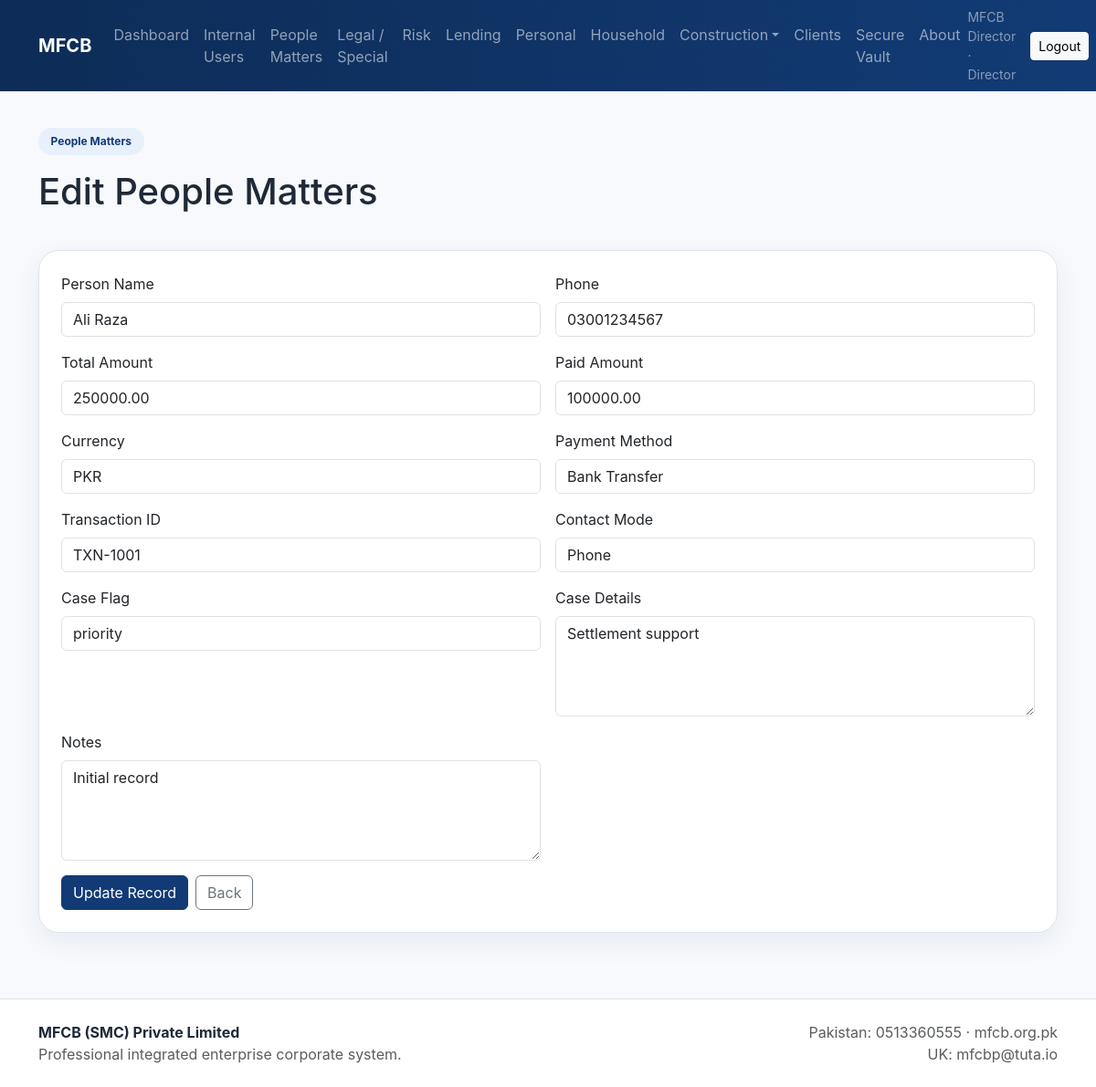
Page /module/people/1/edit (signed in) on the committed database.
### app.py (models this page shows, shortened)
class User(db.Model):
    id = db.Column(db.Integer, primary_key=True)
    full_name = db.Column(db.String(150), nullable=False)
    username = db.Column(db.String(80), unique=True, nullable=False, index=True)
    password_hash = db.Column(db.String(255), nullable=False)
    role = db.Column(db.String(30), nullable=False)
    is_active = db.Column(db.Boolean, default=True)
    client_profile_id = db.Column(db.Integer, db.ForeignKey("client_profile.id"), nullable=True)
    client_profile = db.relationship("ClientProfile", foreign_keys=[client_profile_id], backref="account_user", uselist=False)

class BaseRecordMixin:
    id = db.Column(db.Integer, primary_key=True)
    created_by = db.Column(db.String(80), nullable=False)
    submitted_at = db.Column(db.DateTime, nullable=True)
    is_locked = db.Column(db.Boolean, default=False)
    created_at = db.Column(db.DateTime, default=now_utc)

class PeopleMatter(db.Model, BaseRecordMixin):
    person_name = db.Column(db.String(120), nullable=False)
    phone = db.Column(db.String(50), default="")
    total_amount = db.Column(db.Numeric(12,2), default=0)
    paid_amount = db.Column(db.Numeric(12,2), default=0)
    remaining_amount = db.Column(db.Numeric(12,2), default=0)
    currency = db.Column(db.String(20), default="PKR")
    payment_method = db.Column(db.String(50), default="")
    transaction_id = db.Column(db.String(100), default="")
    contact_mode = db.Column(db.String(50), default="")
    case_flag = db.Column(db.String(80), default="")
    case_details = db.Column(db.Text, default="")
    notes = db.Column(db.Text, default="")
    status = db.Column(db.String(30), default="pending")

### app.py (the view)
@app.route("/module/<module_key>/<int:record_id>/edit", methods=["GET", "POST"])
@login_required
def module_edit(module_key, record_id):
    user = current_user()
    config = MODULES.get(module_key)
    if not config:
        abort(404)
    obj = config["model"].query.get_or_404(record_id)
    if not can_edit_record(user, obj):
        abort(403)
    if request.method == "POST":
        fill_model_from_form(obj, config["fields"])
        apply_module_logic(module_key, obj)
        db.session.commit()
        flash("Record updated.", "success")
        return redirect(url_for("module_list", module_key=module_key))
    return render_template("shared/module_form.html", module_key=module_key, config=config, record=obj, editing=True)

### app.py (called while the page is built)
def current_user():
    uid = session.get("user_id")
    if not uid:
        return None
    return User.query.get(uid)

@app.context_processor
def inject_globals():
    return {"current_user": current_user(), "MODULES": MODULES, "decimal_to_str": decimal_to_str, "attribute": getattr}

def login_required(fn):
    from functools import wraps
    @wraps(fn)
    def wrapper(*args, **kwargs):
        if not current_user():
            flash("Please sign in first.", "danger")
            return redirect(url_for("access_portal"))
        return fn(*args, **kwargs)
    return wrapper

def can_edit_record(user, record):
    if user.role == "director":
        return True
    return record.created_by == user.username and not record.is_locked

### templates/shared/module_form.html (shortened to what this page needs)
{% extends 'base.html' %}
{% block content %}
<section class="container">
  <div class="page-header">
    <span class="badge badge-soft">{{ config.nav_group }}</span>
    <h1 class="mt-3">{{ 'Edit' if editing else 'Create' }} {{ config.title }}</h1>
  </div>
  <div class="card soft-card">
    <div class="card-body">
      <form method="post" class="row g-3">
        {% for field_name, label, ftype in config.fields %}
        <div class="col-md-6">
          <label class="form-label">{{ label }}</label>
          {% if ftype == 'textarea' %}
            <textarea name="{{ field_name }}" class="form-control" rows="4">{{ attribute(record, field_name) or '' }}</textarea>
          {% else %}
            <input name="{{ field_name }}" type="{{ 'number' if ftype == 'number' else 'text' }}" step="0.01" class="form-control" value="{{ attribute(record, field_name) or '' }}">
          {% endif %}
        </div>
        {% endfor %}
        <div class="col-12 d-flex gap-2">
          <button class="btn btn-primary">{{ 'Update' if editing else 'Create' }} Record</button>
          <a href="{{ url_for('module_list', module_key=module_key) }}" class="btn btn-outline-secondary">Back</a>
        </div>
      </form>
    </div>
  </div>
</section>
{% endblock %}

### templates/base.html (shortened to what this page needs)
<!doctype html>
<html lang="en">
<head>
  <link href="https://cdn.jsdelivr.net/npm/bootstrap@5.3.3/dist/css/bootstrap.min.css" rel="stylesheet">
  <link href="{{ url_for('static', filename='css/style.css') }}" rel="stylesheet">
</head>
<body>
<nav class="navbar navbar-expand-lg navbar-dark mfcb-nav sticky-top">
  <div class="container">
    <a class="navbar-brand fw-bold" href="{{ url_for('home') }}">MFCB</a>
    <div class="collapse navbar-collapse" id="navbarsExample">
      {% if not current_user %}
      <ul class="navbar-nav me-auto mb-2 mb-lg-0">
        <li class="nav-item"><a class="nav-link" href="{{ url_for('home') }}">Home</a></li>
        <li class="nav-item"><a class="nav-link" href="{{ url_for('about') }}">About</a></li>
        <li class="nav-item"><a class="nav-link" href="{{ url_for('pakistan_real_estate') }}">Pakistan Real Estate</a></li>
        <li class="nav-item"><a class="nav-link" href="{{ url_for('pakistan_construction') }}">Pakistan Construction</a></li>
        <li class="nav-item"><a class="nav-link" href="{{ url_for('uk_real_estate_construction') }}">UK Real Estate & Construction</a></li>
        <li class="nav-item"><a class="nav-link" href="{{ url_for('projects') }}">Projects</a></li>
        <li class="nav-item"><a class="nav-link" href="{{ url_for('contact') }}">Contact</a></li>
        <li class="nav-item"><a class="nav-link" href="{{ url_for('access_portal') }}">Access Portal</a></li>
      </ul>
      {% else %}
      <ul class="navbar-nav me-auto mb-2 mb-lg-0">
        {% if current_user.role == 'director' %}
          <li class="nav-item"><a class="nav-link" href="{{ url_for('dashboard') }}">Dashboard</a></li>
          <li class="nav-item"><a class="nav-link" href="{{ url_for('internal_users') }}">Internal Users</a></li>
          <li class="nav-item"><a class="nav-link" href="{{ url_for('module_list', module_key='people') }}">People Matters</a></li>
          <li class="nav-item"><a class="nav-link" href="{{ url_for('module_list', module_key='legal') }}">Legal / Special</a></li>
          <li class="nav-item"><a class="nav-link" href="{{ url_for('module_list', module_key='risk') }}">Risk</a></li>
          <li class="nav-item"><a class="nav-link" href="{{ url_for('module_list', module_key='lending') }}">Lending</a></li>
          <li class="nav-item"><a class="nav-link" href="{{ url_for('module_list', module_key='personal') }}">Personal</a></li>
          <li class="nav-item"><a class="nav-link" href="{{ url_for('module_list', module_key='household') }}">Household</a></li>
          <li class="nav-item dropdown">
            <a class="nav-link dropdown-toggle" href="#" data-bs-toggle="dropdown">Construction</a>
          </li>
          <li class="nav-item"><a class="nav-link" href="{{ url_for('clients') }}">Clients</a></li>
          <li class="nav-item"><a class="nav-link" href="{{ url_for('secure_vault') }}">Secure Vault</a></li>
          <li class="nav-item"><a class="nav-link" href="{{ url_for('about_internal') }}">About</a></li>
        {% elif current_user.role == 'client' %}
          <li class="nav-item"><a class="nav-link" href="{{ url_for('client_portal') }}">Portal</a></li>
          <li class="nav-item"><a class="nav-link" href="{{ url_for('about_internal') }}">About</a></li>
        {% endif %}
      </ul>
      <div class="d-flex align-items-center gap-3">
        <span class="small text-white-50">{{ current_user.full_name }} · {{ current_user.role|title }}</span>
        <a class="btn btn-light btn-sm" href="{{ url_for('logout') }}">Logout</a>
      </div>
      {% endif %}
    </div>
  </div>
</nav>
<main class="py-4">
  {% block content %}{% endblock %}
</main>
<footer class="border-top py-4 mt-5 bg-white">
  <div class="container d-flex justify-content-between flex-wrap gap-2">
    <div>
      <strong>MFCB (SMC) Private Limited</strong><br>
      <span class="text-muted">Professional integrated enterprise corporate system.</span>
    </div>
    <div class="text-muted text-end">
      Pakistan: 0513360555 · mfcb.org.pk<br>
      UK: mfcbp@tuta.io
    </div>
  </div>
</footer>
</body>
</html>

### static/css/style.css (style rules this page uses)
:root { --mfcb-blue:#123b75; --mfcb-blue-dark:#0d2c57; --mfcb-light:#f4f7fb; --mfcb-border:#dbe4ef; --mfcb-text:#1f2937; }
body { background:#f7f9fc;color:var(--mfcb-text);font-family:Inter,Segoe UI,Arial,sans-serif }
.mfcb-nav { background:linear-gradient(90deg,var(--mfcb-blue-dark),var(--mfcb-blue)) }
.hero-card,.soft-card,.stat-card,.access-card,.info-box,.address-box { background:#fff;border:1px solid var(--mfcb-border);border-radius:22px;box-shadow:0 10px 30px rgba(18,59,117,.07) }
.soft-card .card-body { padding:1.5rem }
.page-header { padding:1rem 0 2rem }
.badge-soft { background:#e8f0fb;color:var(--mfcb-blue);padding:.55rem .85rem;border-radius:999px }
.btn-primary { background:var(--mfcb-blue);border-color:var(--mfcb-blue) }

### rows in the picture
User: full_name "MFCB Director", role "Director"
PeopleMatter: person_name "Ali Raza" "03001234567" "250000.00" "100000.00" "PKR" "Bank Transfer" "TXN-1001" "Phone" "priority", case_details "Settlement support" "Initial record"

### other values in the picture
{{ config.nav_group }} "People Matters"
{{ 'Edit' if editing else 'Create' }} "Edit"
{{ config.title }} "People Matters"
{{ label }} "Person Name" "Phone" "Total Amount" "Paid Amount" "Currency" "Payment Method" "Transaction ID" "Contact Mode" "Case Flag" "Case Details" "Notes"
{{ 'Update' if editing else 'Create' }} "Update"
